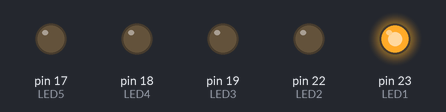
Recording of a sketch running on a simulated Arduino Mega 2560, built with avr-gcc and run on an emulated ATmega2560. Parts: output pins drawn as LEDs (lit = HIGH).

Above: at 0.05 s.
At 0.25 s:
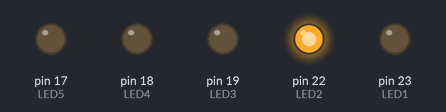
At 0.65 s:
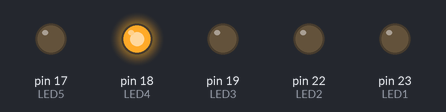
At 0.75 s:
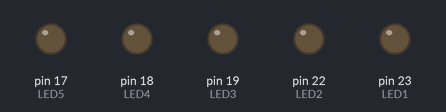
At 1.45 s:
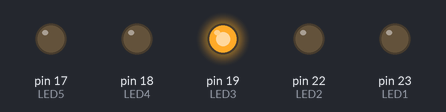
At 2.85 s:
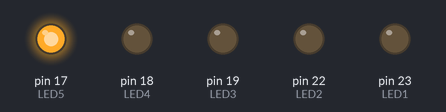
Timing chart, 0 to 3.1 s (numbered marks = the images above):
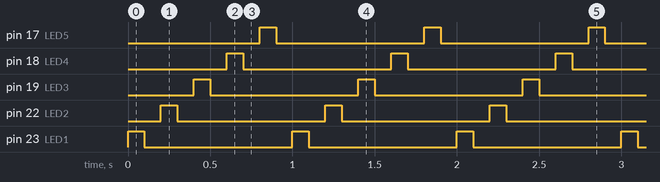

The sketch:

LAB_Variable_Const.ino
```cpp
#define LED1 23
#define LED2 22
const int LED3 = 19;
const int LED4 = 18;
const int LED5 = 17;

void setup() {
  Serial.begin(9600);
  pinMode(LED1, OUTPUT);
  pinMode(LED2, OUTPUT);
  pinMode(LED3, OUTPUT);
  pinMode(LED4, OUTPUT);
  pinMode(LED5, OUTPUT);

}

void loop() {
  digitalWrite(LED1, HIGH);
  delay(100);
  digitalWrite(LED1, LOW);
  delay(100);
  digitalWrite(LED2, HIGH);
  delay(100);
  digitalWrite(LED2, LOW);
  delay(100);
  digitalWrite(LED3, HIGH);
  delay(100);
  digitalWrite(LED3, LOW);
  delay(100);
  digitalWrite(LED4, HIGH);
  delay(100);
  digitalWrite(LED4, LOW);
  delay(100);
  digitalWrite(LED5, HIGH);
  delay(100);
  digitalWrite(LED5, LOW);
  delay(100);
}
```

Measured:
- by itself, pin 17 (LED5), pin 18 (LED4), pin 19 (LED3), pin 22 (LED2), pin 23 (LED1): alternates HIGH for 0.10 s and LOW for 0.90 s
- by itself, everything shown: repeats every 1.0 s, in 10 steps
